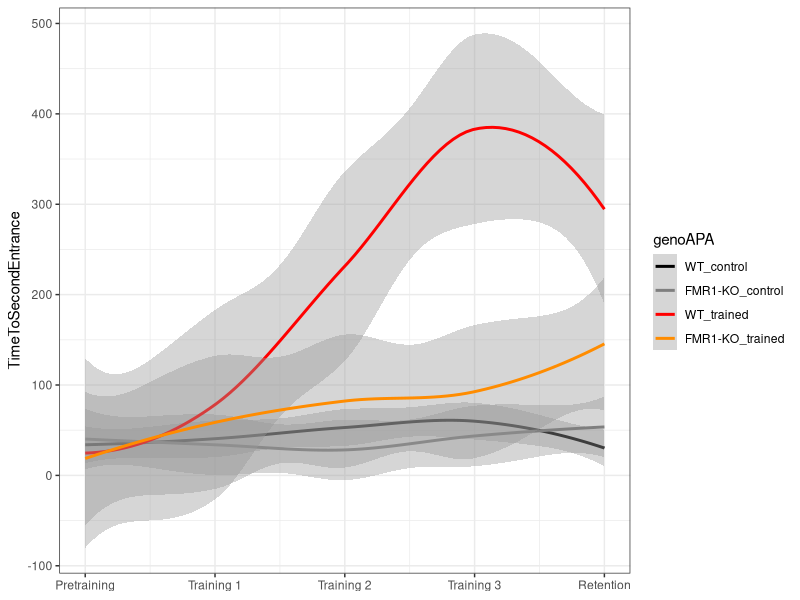
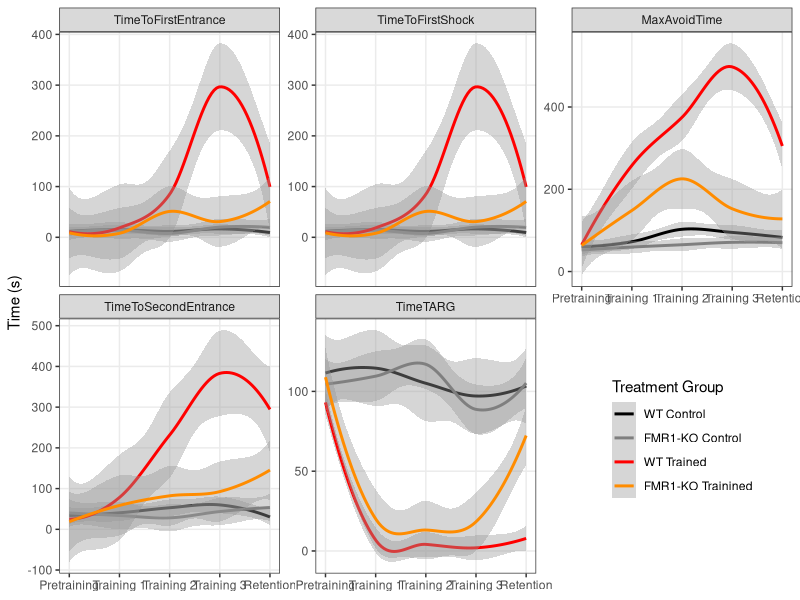
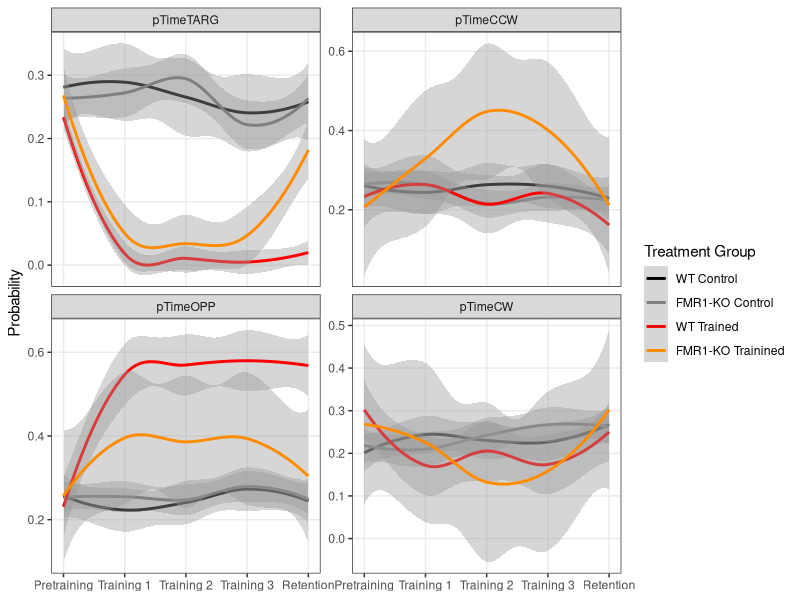
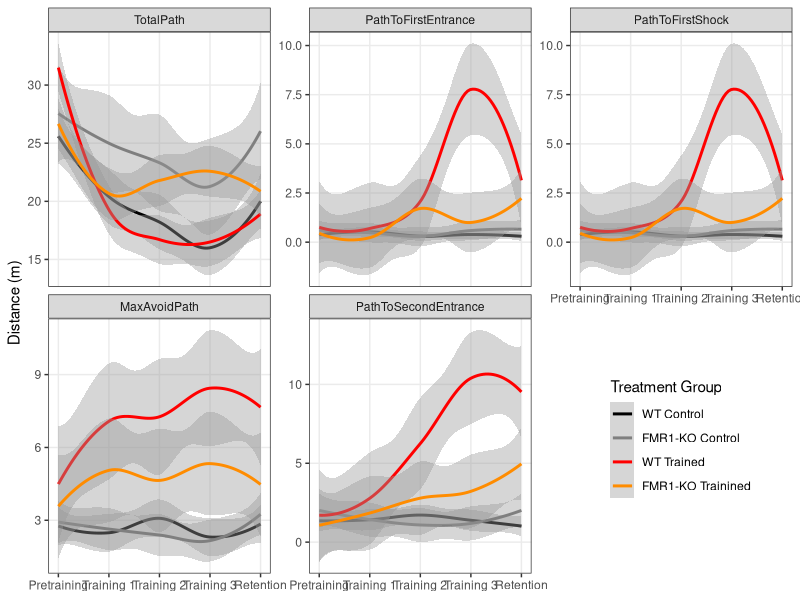
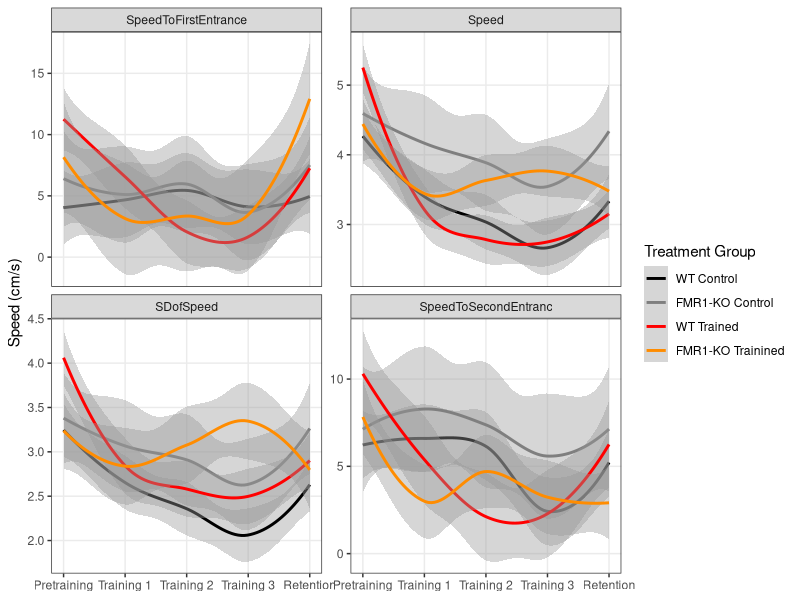
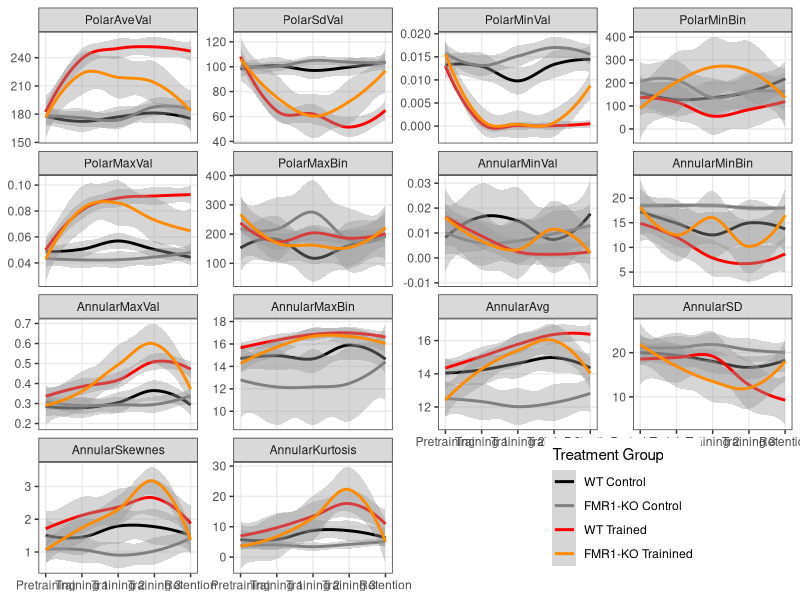
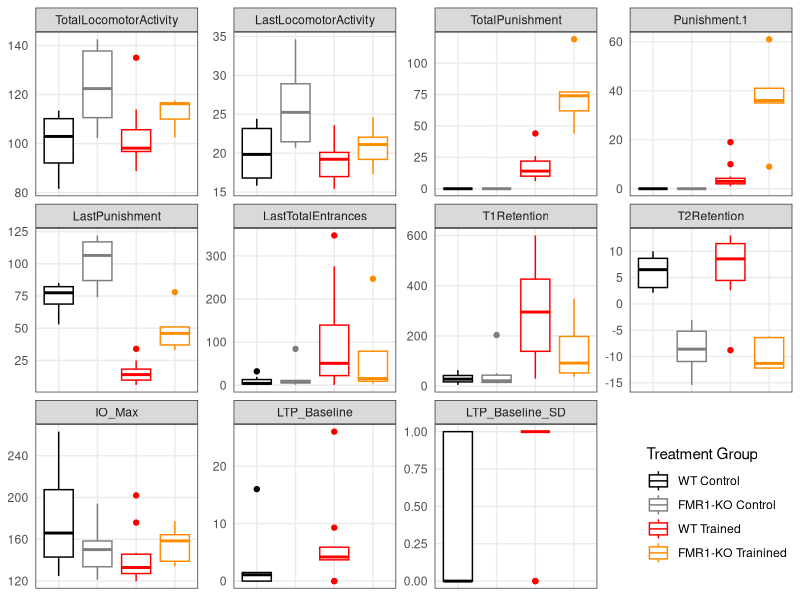

Reproduce these figures in R, in order. (Note: this script raises an error after producing the figures.)
# Part 1: Reading and analyzing beahvior and physiology data

## load libraries -----
library(dplyr) ## for filtering and selecting rows
library(plyr) ## for renmaing factors
library(ggplot2) ## for awesome plots!
library(reshape2) #@ for melting dataframe
library(ggdendro) ## for dendrograms!!

## wrangle the raw wt and fmr1 dataframes ----

## read the data 
setwd("~/Github/qPCR-mouse/Rayna/2013/data")
wt <- read.csv("01_WTbehavephys.csv", header=TRUE, stringsAsFactors = FALSE, na.strings = c("", "ND", "N/A"))
fmr1 <- read.csv("01_FMR1behavephys.csv", header=TRUE, stringsAsFactors = FALSE, na.strings = c("", "ND", "N/A"))

## fixing columns both fmr1 and wt are as equivilent as possible
wt$filename <- as.character(paste(wt$filename, wt$X, sep="_")) ## mgerge 2 columns 

## delete obsolete columns
wt$X <- NULL 
wt$X.1 <- NULL
fmr1$X <- NULL
wt$next. <- NULL
fmr1$next. <- NULL
fmr1$PopSpike.max........mV. <- NA  ## add column
fmr1$PospSpike.Probability <- NA  ## add column
fmr1 <- fmr1[-c(75:80), ] ## removing rows
names(wt)
names(fmr1)


## create ind column with a animal name that matches qpcr (e.g "FMR1 AB" or "BL 19")
wt$ind <- wt$filename
head(wt$ind)
wt$ind <- gsub("[[:blank:]]*bl", "BL ", wt$ind) ##removed blank space then changes bl1... to BL 1...
wt$ind <- gsub("D[[:print:]]*", "", wt$ind) ## deletes the D (for Day) and everythign thereafter
wt$ind

fmr1$ind <- fmr1$filename
fmr1$ind <- gsub("RoomTrack_", "", fmr1$ind) ##remove RommTrack_"
fmr1$ind <- gsub("fmr1", "FMR1 ", fmr1$ind) ## changes to FMR1
fmr1$ind <- gsub("frm1", "FMR1 ", fmr1$ind) ## because one was typed wrong
fmr1$ind <- gsub("wildtype", "BL ", fmr1$ind) ## that one wildtype sample name
fmr1$ind <- gsub("_[ptr][[:print:]]*", "", fmr1$ind) ##deletes the rest of the filename
fmr1$ind

## rename columns
names(wt)[3] <- "TotalTime"
names(wt)[4] <- "TotalPath"
names(wt)[5] <- "Entrances"
names(wt)[6] <- "TimeToFirstEntrance"
names(wt)[7] <- "PathToFirstEntrance"
names(wt)[8] <- "SpeedToFirstEntrance"
names(wt)[9] <- "EntrancePerDistance"
names(wt)[10] <- "TotalShocks"
names(wt)[11] <- "TimeToFirstShock"
names(wt)[12] <- "PathToFirstShock"
names(wt)[13] <- "Speed"
names(wt)[14] <- "SDofSpeed"
names(wt)[15] <- "LineArity"
names(wt)[16] <- "MaxAvoidTime"
names(wt)[17] <- "MaxAvoidPath"
names(wt)[18] <- "TimeToSecondEntrance"
names(wt)[19] <- "PathToSecondEntrance"
names(wt)[20] <- "SpeedToSecondEntranc"
names(wt)[21] <- "TimeTARG"
names(wt)[22] <- "pTimeTARG"
names(wt)[23] <- "pTimeCCW"
names(wt)[24] <- "pTimeOPP"
names(wt)[25] <- "pTimeCW"
names(wt)[26] <- "RayleigLength"
names(wt)[27] <- "RayleigAngle"
names(wt)[28] <- "PolarAveVal"
names(wt)[29] <- "PolarSdVal"
names(wt)[30] <- "PolarMinVal"
names(wt)[31] <- "PolarMinBin"
names(wt)[32] <- "MinLoBin"
names(wt)[33] <- "MinHiBin"
names(wt)[34] <- "PolarMaxVal"
names(wt)[35] <- "PolarMaxBin"
names(wt)[36] <- "MaxLoBin"
names(wt)[37] <- "MaxHiBin"
names(wt)[38] <- "AnnularMinVal"
names(wt)[39] <- "AnnularMinBin"
names(wt)[40] <- "AnnularMaxVal"
names(wt)[41] <- "AnnularMaxBin"
names(wt)[42] <- "AnnularAvg"
names(wt)[43] <- "AnnularSD"
names(wt)[44] <- "AnnularSkewnes"
names(wt)[45] <- "AnnularKurtosis"
names(wt)[46] <- "ind_bad"
names(wt)[47] <- "genotype_bad"
names(wt)[48] <- "APA"
names(wt)[49] <- "TotalLocomotorActivity"
names(wt)[50] <- "LastLocomotorActivity"
names(wt)[51] <- "TotalPunishment"
names(wt)[53] <- "LastPunishment"
names(wt)[54] <- "LastTotalEntrances"
names(wt)[55] <- "T1Retention"
names(wt)[56] <- "T2Retention"
names(wt)[57] <- "IO_Max"
names(wt)[58] <- "LTP_Baseline"
names(wt)[59] <- "LTP_Baseline_SD"
names(wt) # check all good

## do same for fmr1
names(fmr1)[3] <- "TotalTime"
names(fmr1)[4] <- "TotalPath"
names(fmr1)[5] <- "Entrances"
names(fmr1)[6] <- "TimeToFirstEntrance"
names(fmr1)[7] <- "PathToFirstEntrance"
names(fmr1)[8] <- "SpeedToFirstEntrance"
names(fmr1)[9] <- "EntrancePerDistance"
names(fmr1)[10] <- "TotalShocks"
names(fmr1)[11] <- "TimeToFirstShock"
names(fmr1)[12] <- "PathToFirstShock"
names(fmr1)[13] <- "Speed"
names(fmr1)[14] <- "SDofSpeed"
names(fmr1)[15] <- "LineArity"
names(fmr1)[16] <- "MaxAvoidTime"
names(fmr1)[17] <- "MaxAvoidPath"
names(fmr1)[18] <- "TimeToSecondEntrance"
names(fmr1)[19] <- "PathToSecondEntrance"
names(fmr1)[20] <- "SpeedToSecondEntranc"
names(fmr1)[21] <- "TimeTARG"
names(fmr1)[22] <- "pTimeTARG"
names(fmr1)[23] <- "pTimeCCW"
names(fmr1)[24] <- "pTimeOPP"
names(fmr1)[25] <- "pTimeCW"
names(fmr1)[26] <- "RayleigLength"
names(fmr1)[27] <- "RayleigAngle"
names(fmr1)[28] <- "PolarAveVal"
names(fmr1)[29] <- "PolarSdVal"
names(fmr1)[30] <- "PolarMinVal"
names(fmr1)[31] <- "PolarMinBin"
names(fmr1)[32] <- "MinLoBin"
names(fmr1)[33] <- "MinHiBin"
names(fmr1)[34] <- "PolarMaxVal"
names(fmr1)[35] <- "PolarMaxBin"
names(fmr1)[36] <- "MaxLoBin"
names(fmr1)[37] <- "MaxHiBin"
names(fmr1)[38] <- "AnnularMinVal"
names(fmr1)[39] <- "AnnularMinBin"
names(fmr1)[40] <- "AnnularMaxVal"
names(fmr1)[41] <- "AnnularMaxBin"
names(fmr1)[42] <- "AnnularAvg"
names(fmr1)[43] <- "AnnularSD"
names(fmr1)[44] <- "AnnularSkewnes"
names(fmr1)[45] <- "AnnularKurtosis"
names(fmr1)[46] <- "ind_bad"
names(fmr1)[47] <- "genotype_bad"
names(fmr1)[48] <- "APA"
names(fmr1)[49] <- "TotalLocomotorActivity"
names(fmr1)[50] <- "LastLocomotorActivity"
names(fmr1)[51] <- "TotalPunishment"
names(fmr1)[53] <- "LastPunishment"
names(fmr1)[54] <- "LastTotalEntrances"
names(fmr1)[55] <- "T1Retention"
names(fmr1)[56] <- "T2Retention"
names(fmr1)[57] <- "IO_Max"
names(fmr1)[58] <- "LTP_Baseline"
names(fmr1)[59] <- "LTP_Baseline_SD"

## add columns genotype (easier for wt df than for fmr1 df)
wt$genotype <- as.factor("WT")
fmr1$genotype <- ifelse(grepl("fmr1|frm1",fmr1$filename),'FMR1-KO','WT')
fmr1$genotype <- as.factor(fmr1$genotype)

## binding, clearning, filtering, renaming, adding conditions ----

wtfmr1 <- rbind(wt, fmr1) ## combine the datasets into one
wtfmr1 <- filter(wtfmr1, grepl("Room", filename)) ## remove non-data rows
str(wtfmr1)

## making strings factors
wtfmr1$ind <- as.factor(wtfmr1$ind)  
wtfmr1$APA <- as.factor(wtfmr1$APA) 

## making a bunch of columns numeric
wtfmr1[, c(3:45, 49:56, 58:59)] <- sapply(wtfmr1[, c(3:45, 49:56, 58:59)], as.numeric)
str(wtfmr1)

## add column session with APA information
wtfmr1$session <- ifelse(grepl("pretraining|pretrain|Hab", wtfmr1$filename), "pretraining", 
                     ifelse(grepl("training1|Train1", wtfmr1$filename), "training1",
                            ifelse(grepl("training2|Train2", wtfmr1$filename), "training2",
                                   ifelse(grepl("training3|Train3", wtfmr1$filename), "training3",
                                          ifelse(grepl("retention|reten|Retest", wtfmr1$filename), "retention", "NA")))))
wtfmr1$session  ## check that all names good with no NAs                                 
wtfmr1$session <- as.factor(wtfmr1$session)  
wtfmr1$session <- factor(wtfmr1$session, levels = c("pretraining", "training1", "training2", "training3", "retention"))

### separate out the summary columns and clean up / wrangle ----
summary <- filter(wtfmr1, session == "retention")
summary <- summary[c(60:61,48,62,49:59,1)] #select and reorder columns, so animal first
names(summary)
str(summary)

## rename APA to match qpcr data
summary$APA <- revalue(summary$APA, c("untrained" = "control")) 
summary$APA <- factor(summary$APA, levels = c("control", "trained"))
summary$APA

## making a bunch of columns numeric
summary$IO_Max <- gsub("%", "", summary$IO_Max) #remove the percent sign
summary[, c(5:15)] <- sapply(summary[, c(5:15)], as.numeric)

## create genoAPA column
summary$genoAPA <- summary$genoAPA <- as.factor(paste(summary$genotype,summary$APA, sep="_"))
summary$genoAPA <- factor(summary$genoAPA, levels = c("WT_control", "FMR1-KO_control", "WT_trained", "FMR1-KO_trained"))
summary$genoAPA

### improve indiviual session dataframe ----
str(wtfmr1)
wtfmr1 <- wtfmr1[c(60:61,62,1:45)]  # removes summary columns

##create APA dataframe to add APA to wtfrm1
APA <-  summary[c(1:3)] 
wtfmr1 <- left_join(wtfmr1,APA) 
tail(wtfmr1)

## create columns for genotype*APA, genotype*APA*session, and genotype*APA*session*IND
wtfmr1$genoAPA <- wtfmr1$genoAPA <- as.factor(paste(wtfmr1$genotype,wtfmr1$APA, sep="_"))
wtfmr1$genoAPA <- factor(wtfmr1$genoAPA, levels = c("WT_control", "FMR1-KO_control", "WT_trained", "FMR1-KO_trained"))
wtfmr1$genoAPAsession <- as.factor(paste(wtfmr1$genoAPA, wtfmr1$session, sep="_")) #create genoAPAsession column
wtfmr1$genoAPAsessionInd <- as.factor(paste(wtfmr1$genoAPAsession, wtfmr1$ind, sep="_")) #create genoAPAsessionInd column
head(wtfmr1)
names(wtfmr1)

# reorders dataframe
wtfmr1 <- wtfmr1[c(1:3,5,4,51:52,6:50)]  

### melt the wtfmr1 df to make long for graphics
wtfmr1_long <- melt(wtfmr1, id=c("ind","genotype", "APA", "session", "genoAPA", "genoAPAsession", "genoAPAsessionInd", "filename"))
wtfmr1_long$value <- as.numeric(wtfmr1_long$value)
str(wtfmr1_long)

### Beahvior ggplots!!! -----
## create the color palette
FentonPalette <- c('black','grey50','red','darkorange')

## basic format to behavior of 4 groups by session stat smooth
ggplot(data=wtfmr1, aes(as.numeric(x=session), y=TimeToSecondEntrance, color=genoAPA)) + 
  stat_smooth() + theme_bw() + scale_colour_manual(values=FentonPalette) + 
  scale_x_continuous(name =NULL, 
                     labels=c("1" = "Pretraining", "2" = "Training 1", 
                              "3" = "Training 2", "4" = "Training 3", "5" = "Retention"))

## Plots of time in seconds: saved as 1_TimeMeasures
wtfmr1_long %>% 
  filter(grepl("Time", variable)) %>% 
  filter(!grepl("TotalTime|pTime", variable)) %>% 
  ggplot(aes(as.numeric(x=session), y=value, color=genoAPA)) +
  stat_smooth() + facet_wrap(~variable, scales = "free_y") +
  scale_y_continuous(name="Time (s)") + 
  scale_x_continuous(name =NULL, 
                     labels=c("1" = "Pretraining", "2" = "Training 1", 
                              "3" = "Training 2", "4" = "Training 3", "5" = "Retention")) +
  scale_colour_manual(values=FentonPalette, name="Treatment Group",
                      labels=c("WT Control", "FMR1-KO Control", "WT Trained", "FMR1-KO Trainined")) +
  theme_bw() + 
  theme(panel.grid.minor = element_blank(), legend.position = c(0.85, 0.25))

## Plots of pTime (probability): saved as 1_TimeProbability
wtfmr1_long %>% filter(grepl("pTime", variable)) %>% 
  ggplot(aes(as.numeric(x=session), y=value, color=genoAPA)) +
  stat_smooth() + facet_wrap(~variable, scales = "free_y") +
  scale_y_continuous(name="Probability") + 
  scale_x_continuous(name =NULL, 
                     labels=c("1" = "Pretraining", "2" = "Training 1", 
                              "3" = "Training 2", "4" = "Training 3", "5" = "Retention")) +
  scale_colour_manual(values=FentonPalette, name="Treatment Group",
                      labels=c("WT Control", "FMR1-KO Control", "WT Trained", "FMR1-KO Trainined")) +
  theme_bw() + 
  theme(panel.grid.minor = element_blank())

## Plots of path (distance): saved as 1_Path
wtfmr1_long %>% filter(grepl("Path", variable)) %>% 
  ggplot(aes(as.numeric(x=session), y=value, color=genoAPA)) +
  stat_smooth() + facet_wrap(~variable, scales = "free_y") +
  scale_y_continuous(name="Distance (m)") + 
  scale_x_continuous(name =NULL, 
                     labels=c("1" = "Pretraining", "2" = "Training 1", 
                              "3" = "Training 2", "4" = "Training 3", "5" = "Retention")) +
  scale_colour_manual(values=FentonPalette, name="Treatment Group",
                      labels=c("WT Control", "FMR1-KO Control", "WT Trained", "FMR1-KO Trainined")) +
  theme_bw() + 
  theme(panel.grid.minor = element_blank(), legend.position = c(0.85, 0.25))

## Plots of speed: saved as 1_Speed
wtfmr1_long %>% 
  filter(grepl("Speed|speed", variable))%>% 
  ggplot(aes(as.numeric(x=session), y=value, color=genoAPA)) +
  stat_smooth() + facet_wrap(~variable, scales = "free_y") +
  scale_y_continuous(name="Speed (cm/s)") + 
  scale_x_continuous(name =NULL, 
                     labels=c("1" = "Pretraining", "2" = "Training 1", 
                              "3" = "Training 2", "4" = "Training 3", "5" = "Retention")) +
  scale_colour_manual(values=FentonPalette, name="Treatment Group",
                      labels=c("WT Control", "FMR1-KO Control", "WT Trained", "FMR1-KO Trainined")) +
  theme_bw() + 
  theme(panel.grid.minor = element_blank())

## Other Plots of speed: Rayleight, Polar, Annular Stuff : Saved as 1-Other
wtfmr1_long %>% 
  filter(grepl("Rayleigh|Polar|Annular", variable)) %>% 
  ggplot(aes(as.numeric(x=session), y=value, color=genoAPA)) +
  stat_smooth() + facet_wrap(~variable, scales = "free_y") +
  scale_y_continuous(name=NULL) + 
  scale_x_continuous(name =NULL, 
                     labels=c("1" = "Pretraining", "2" = "Training 1", 
                              "3" = "Training 2", "4" = "Training 3", "5" = "Retention")) +
  scale_colour_manual(values=FentonPalette, name="Treatment Group",
                      labels=c("WT Control", "FMR1-KO Control", "WT Trained", "FMR1-KO Trainined")) +
  theme_bw() + 
  theme(panel.grid.minor = element_blank(),legend.position = c(0.775, 0.125))

### Electrophysiology melting and graphing!!! ---- 

## first, melt the data
summary_long <- melt(summary, id=c("ind","genotype", "APA", "session", "filename", "genoAPA"))
summary_long$value <- as.numeric(summary_long$value)
str(summary_long)

## plot all the summary_long data!: saved as 1-SummaryValues
summary_long %>%
  ggplot(aes(x=genoAPA, y=value, color=genoAPA)) +
  geom_boxplot() +  facet_wrap(~variable, scales = "free_y") +
  theme_bw() +
  scale_y_continuous(name=NULL) + 
  scale_x_discrete(name=NULL) + 
  scale_colour_manual(values=FentonPalette, name="Treatment Group",
                      labels=c("WT Control", "FMR1-KO Control", "WT Trained", "FMR1-KO Trainined")) +
  theme_bw() + 
  theme(panel.grid.minor = element_blank(),
        legend.position = c(0.9, 0.15),
        axis.text.x = element_blank(), 
        axis.ticks = element_blank())

### Correlation plot 1 : all data for individuals ----

## first, make the data a matrix with genoAPAsessionInd as the row names
wtfmr1_matrix <- wtfmr1    #create new dataframe
rownames(wtfmr1_matrix) <- wtfmr1_matrix$genoAPAsessionInd     # set $genoAPAsessionInd as rownames
names(wtfmr1_matrix)
wtfmr1_matrix <- wtfmr1_matrix[-c(1:8,10)] #delete all non-numeric columns and TotalTime
head(wtfmr1_matrix)
str(wtfmr1_matrix)

## next, compute a correlation matrix and melt
wtfmrt_cormat <- round(cor(wtfmr1_matrix),2) # compute correlations
wtfmrt_cormatlong <- melt(wtfmrt_cormat) # melt
head(wtfmrt_cormatlong)

## heatmap NOT clustered!!! # Saved as 1-beahvheatmap-ind
ggplot(data = wtfmrt_cormatlong, aes(x=Var1, y=Var2, fill=value)) + 
  geom_tile(color = "white")+
  scale_fill_gradient2(low = "turquoise4", high = "tan4", mid = "white", 
                       midpoint = 0, limit = c(-1,1), space = "Lab", 
                       name="Pearson\nCorrelation") +
  theme_minimal()+ # minimal theme
  theme(axis.text.x = element_text(angle = 45, vjust = 1, 
                                   size = 10, hjust = 1)) +
  scale_x_discrete(name="") +
  scale_y_discrete(name="") 

### Correlation plot 2 : data averaged first by group ----

## create matrix with genoAPAsession average values
wtfmr1_matrix_avg <- wtfmr1    #create new dataframe
names(wtfmr1_matrix_avg)
wtfmr1_matrix_avg <- wtfmr1_matrix_avg[-c(1:5,7:8,10)] #delete TotalTime and non-numeric columns EXCEPT genoAPAsession

wtfmr1_matrix_avg <- wtfmr1_matrix_avg %>% 
  group_by(genoAPAsession) %>%
  dplyr::summarise_each(funs(mean))
wtfmr1_matrix_avg <- as.data.frame(wtfmr1_matrix_avg)
rownames(wtfmr1_matrix_avg) <- wtfmr1_matrix_avg$genoAPAsession  # set $genoAPAsession as rownames
wtfmr1_matrix_avg[1] <- NULL
head(wtfmr1_matrix_avg)

## next, compute a correlation matrix and melt
wtfmr1_matrix_avg_cormat <- round(cor(wtfmr1_matrix_avg),2) # compute correlations
wtfmr1_matrix_avg_cormatlong <- melt(wtfmr1_matrix_avg_cormat) # melt
head(wtfmr1_matrix_avg_cormatlong)

## heatmap clustered!!! # Saved as 1-heatmap-group
ggplot(data = wtfmr1_matrix_avg_cormatlong, aes(x=Var1, y=Var2, fill=value)) + 
  geom_tile(color = "white")+
  scale_fill_gradient2(low = "turquoise4", high = "tan4", mid = "white", 
                       midpoint = 0, limit = c(-1,1), space = "Lab", 
                       name="Pearson\nCorrelation") +
  theme_minimal()+ # minimal theme
  theme(axis.text.x = element_text(angle = 45, vjust = 1, 
                                   size = 10, hjust = 1)) +
  scale_x_discrete(name="") +
  scale_y_discrete(name="") 

### Heatmap plot 3 : beahvior group aves grouped by gropu?----
## scale columns
head(wtfmr1_matrix_avg)

#dendogram data
x <- as.matrix(scale(wtfmr1_matrix_avg))
head(x)
dd.col <- as.dendrogram(hclust(dist(x)))
dd.row <- as.dendrogram(hclust(dist(t(x))))
dx <- dendro_data(dd.row)
dy <- dendro_data(dd.col)

# helper function for creating dendograms
ggdend <- function(df) {
  ggplot() +
    geom_segment(data = df, aes(x=x, y=y, xend=xend, yend=yend)) +
    labs(x = "", y = "") + theme_minimal() +
    theme(axis.text = element_blank(), axis.ticks = element_blank(),
          panel.grid = element_blank())
}

# x/y dendograms
ggdend(dx$segments) + coord_flip()
ggdend(dy$segments) 

# heatmap
col.ord <- order.dendrogram(dd.col)
row.ord <- order.dendrogram(dd.row)
xx <- scale(wtfmr1_matrix_avg)[col.ord, row.ord]
xx_names <- attr(xx, "dimnames")
df <- as.data.frame(xx)
colnames(df) <- xx_names[[2]]
df$genoAPAsession <- xx_names[[1]]
df$genoAPAsession <- with(df, factor(genoAPAsession, levels=genoAPAsession, ordered=TRUE))
mdf <- reshape2::melt(df, id.vars="genoAPAsession")

ggplot(mdf, aes(x = genoAPAsession, y = variable)) + geom_tile(aes(fill = value)) +
  scale_fill_gradient2(low = "turquoise4", high = "tan4", mid = "white") +
  theme(axis.text.x = element_text(angle = 45, vjust = 1, 
                                   size = 10, hjust = 1)) +
  scale_x_discrete(name="") +
  scale_y_discrete(name="")

## matrix of summary data ----
summary_matrix <- summary
summary_matrix$genoAPAsessionInd <- as.factor(paste(summary_matrix$genoAPA, summary_matrix$session, summary_matrix$ind, sep="_")) #create genoAPAsessionInd column
rownames(summary_matrix) <- summary_matrix$genoAPAsessionInd     # set $genoAPAsessionInd as rownames
summary_matrix <- summary_matrix[-c(1:4,16:18)] #delete all non-numeric columns
head(summary_matrix)

### Not used but useful single plots ----

## simple box plot faceted by genotype colored by genotype
ggplot(data = wtfmr1, aes(x = session, y = TimeToFirstEntrance, fill=genoAPA)) +
  geom_boxplot() + facet_wrap( ~ genoAPA)
## simple box plot colored by genotype
ggplot(data = wtfmr1, aes(x = session, y = TimeToSecondEntrance, by=genoAPA, fill=genoAPA)) +
  geom_boxplot()
## line plots for every individual shown individually
ggplot(data=wtfmr1, aes(as.numeric(x=session), y=PathToSecondEntrance, by=ind, color=genoAPA)) +
  geom_line() + facet_wrap( ~ ind)
## line plots for every individual shown by group
ggplot(data=wtfmr1, aes(as.numeric(x=session), y=TimeToSecondEntrance, by=ind, color=genoAPA)) +
  geom_line() + facet_wrap( ~ genoAPA)
## line plots for every individual shown by group colored by individual
ggplot(data=wtfmr1, aes(as.numeric(x=session), y=PathToSecondEntrance, by=ind, color=ind)) +
  geom_line() + facet_wrap(~ genoAPA) 

## Time to 2nd entrance of 4 groups by session stat smooth
ggplot(data=wtfmr1, aes(as.numeric(x=session), y=TimeToSecondEntrance, color=genoAPA)) + 
  stat_smooth() + # plots line with confidence interval
  scale_y_continuous(name="Time to 2nd Entrance (s)") + # renames x axis
  scale_x_continuous(name =NULL, #removed y axis label
                     labels=c("1" = "Pretraining", "2" = "Training 1",  # renmaes x axis labeles
                              "3" = "Training 2", "4" = "Training 3", "5" = "Retention")) +
  scale_colour_manual(values=FentonPalette, name="Treatment Group", # says use color palete, rename legend
                      labels=c("WT Control", "FMR1-KO Control", "WT Trained", "FMR1-KO Trainined")) + 
  theme_bw() # removes grey background

## some statistics ----
lm1 = lm(data=wtfmr1, TimeToSecondEntrance~genoAPA+session+genoAPA:session)
summary(lm1)
xtabs(data=wtfmr1, ~genoAPA+session)
anova(lm1)
